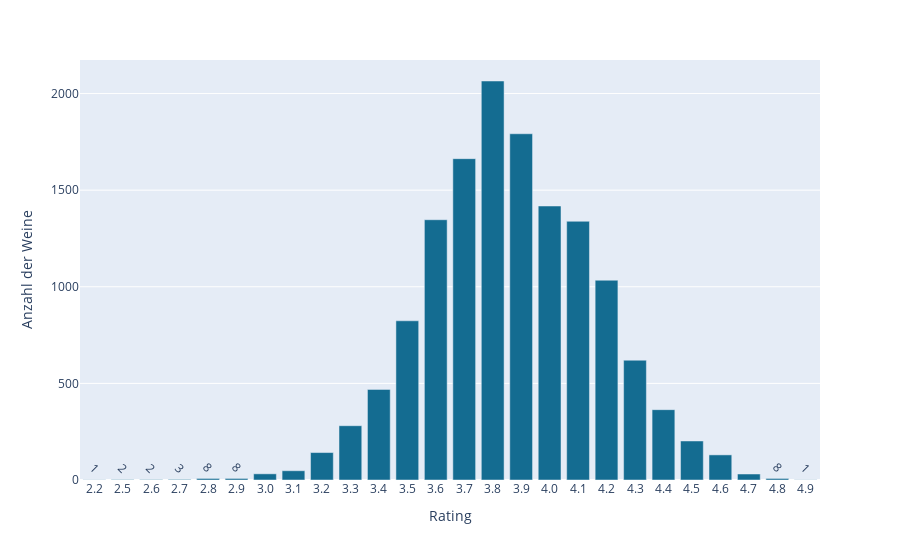

The code cell stored with this chart in its notebook:
### Code cell
# Bar Plot: Verteilung der Ratings 

counts_nach_rating = df["Rating"].value_counts().reset_index()
counts_nach_rating= counts_nach_rating.sort_values("Rating")

counts_nach_rating["Rating"] = counts_nach_rating["Rating"].astype(str)
counts_nach_rating["label"] = counts_nach_rating["count"].apply(lambda x: str(x) if x < 10 else "")

fig = px.bar(counts_nach_rating, x="Rating", y="count", text="label", color_discrete_sequence=["#146c91"])
fig.update_traces(textangle=45)
fig.update_layout(yaxis_title="Anzahl der Weine", xaxis_title="Rating")
fig.show()

### Figure 1 — Plotly figure (JSON) as saved in the notebook; plotly's stock layout.template omitted (floating-point values rounded to 4 significant figures)
{"data": [{"hovertemplate": "Rating=%{x}<br>count=%{y}<br>label=%{text}<extra></extra>", "legendgroup": "", "marker": {"color": "#146c91", "pattern": {"shape": ""}}, "name": "", "orientation": "v", "showlegend": false, "text": ["1", "2", "2", "3", "8", "8", "", "", "", "", "", "", "", "", "", "", "", "", "", "", "", "", "", "", "8", "1"], "textangle": 45, "textposition": "auto", "type": "bar", "x": ["2.2", "2.5", "2.6", "2.7", "2.8", "2.9", "3.0", "3.1", "3.2", "3.3", "3.4", "3.5", "3.6", "3.7", "3.8", "3.9", "4.0", "4.1", "4.2", "4.3", "4.4", "4.5", "4.6", "4.7", "4.8", "4.9"], "xaxis": "x", "y": [1, 2, 2, 3, 8, 8, 32, 48, 142, 281, 469, 824, 1347, 1663, 2065, 1792, 1418, 1339, 1034, 620, 364, 202, 130, 31, 8, 1], "yaxis": "y"}], "layout": {"barmode": "relative", "legend": {"tracegroupgap": 0}, "margin": {"t": 60}, "xaxis": {"anchor": "y", "domain": [0, 1], "title": {"text": "Rating"}}, "yaxis": {"anchor": "x", "domain": [0, 1], "title": {"text": "Anzahl der Weine"}}}}
